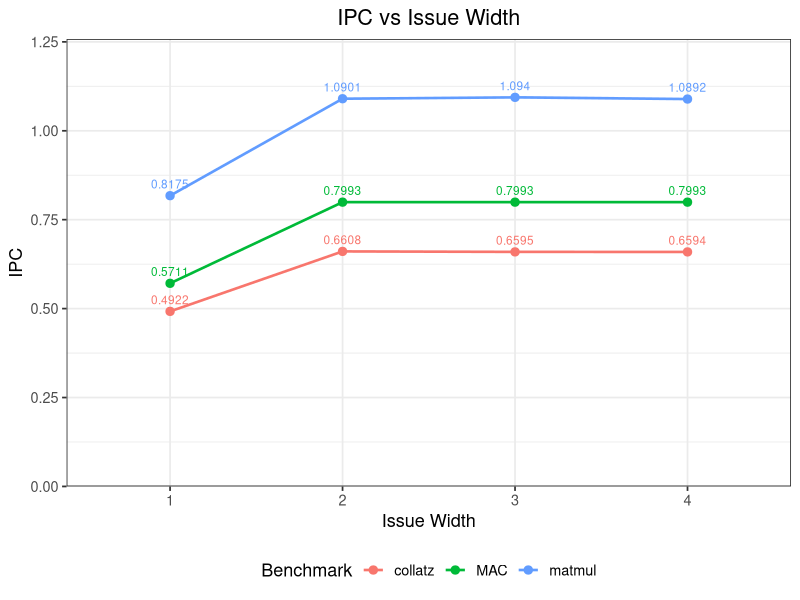
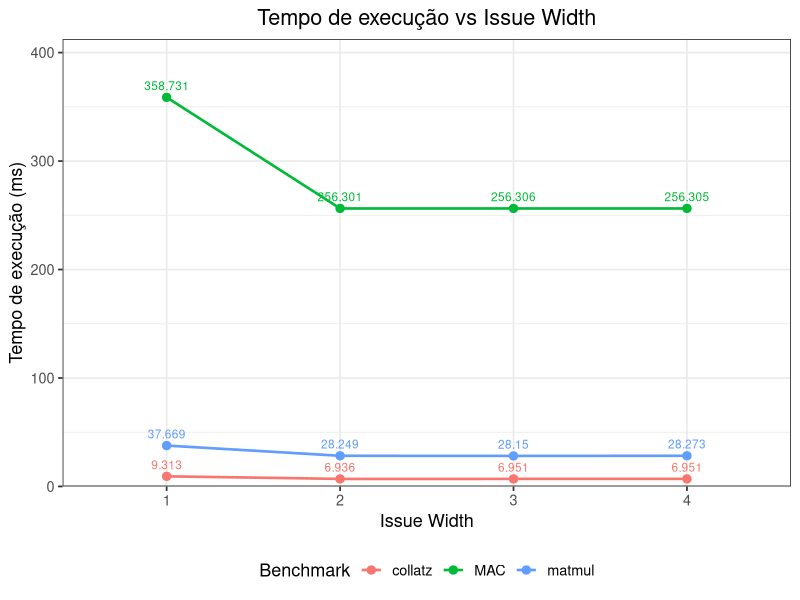
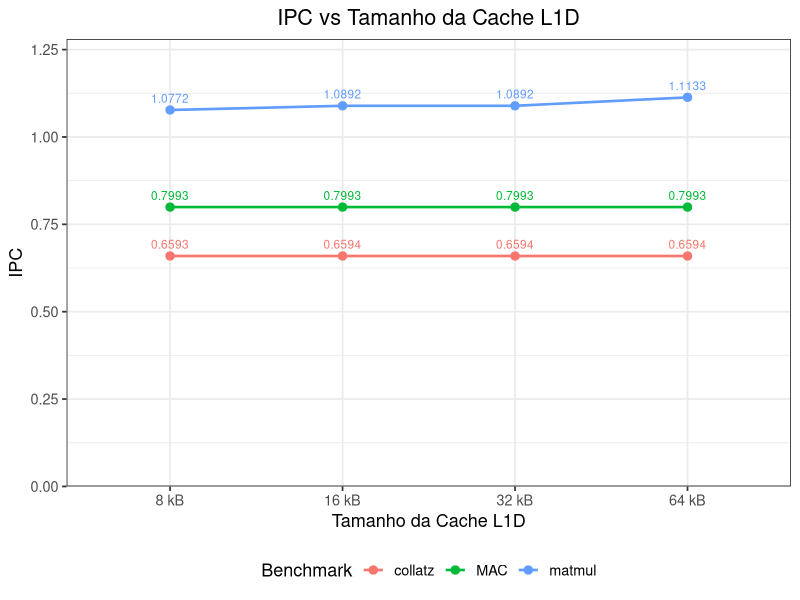
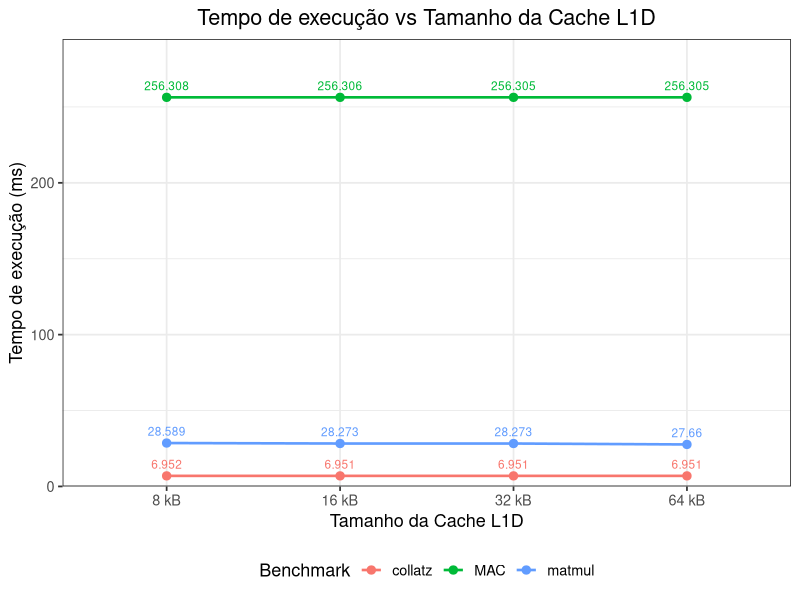
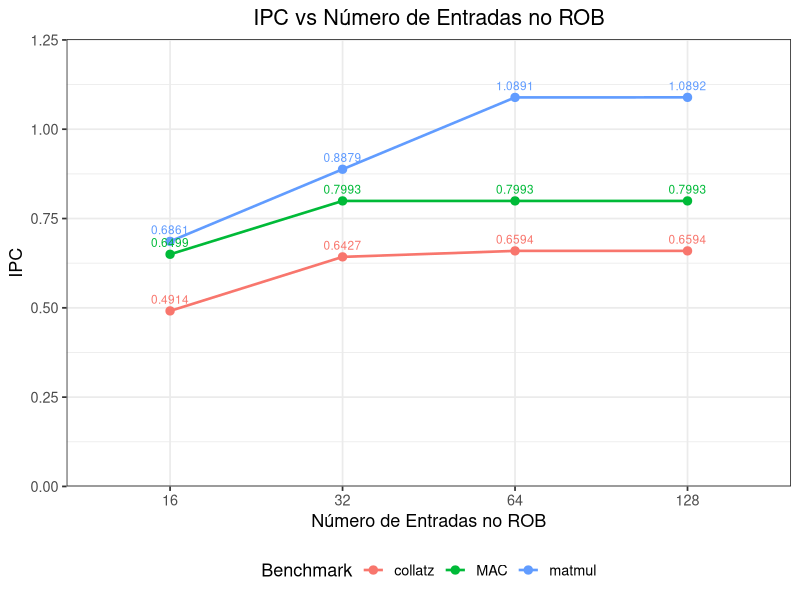
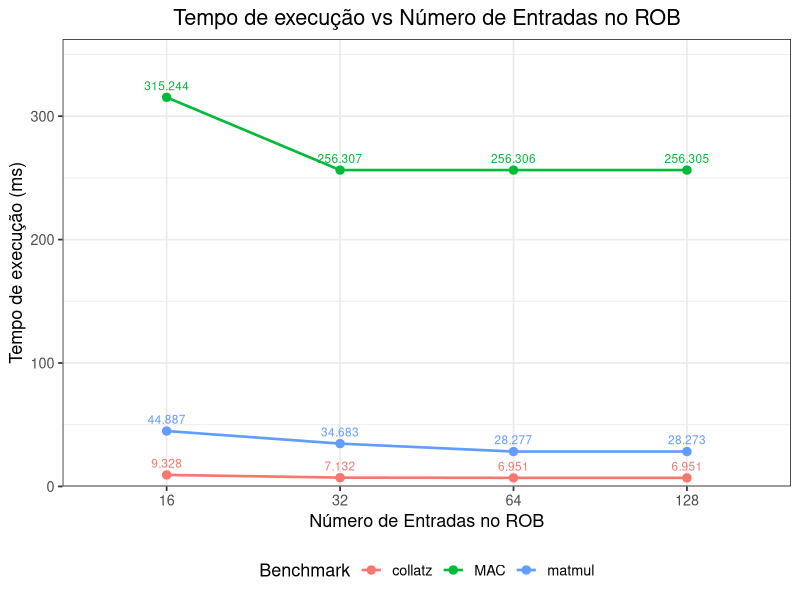
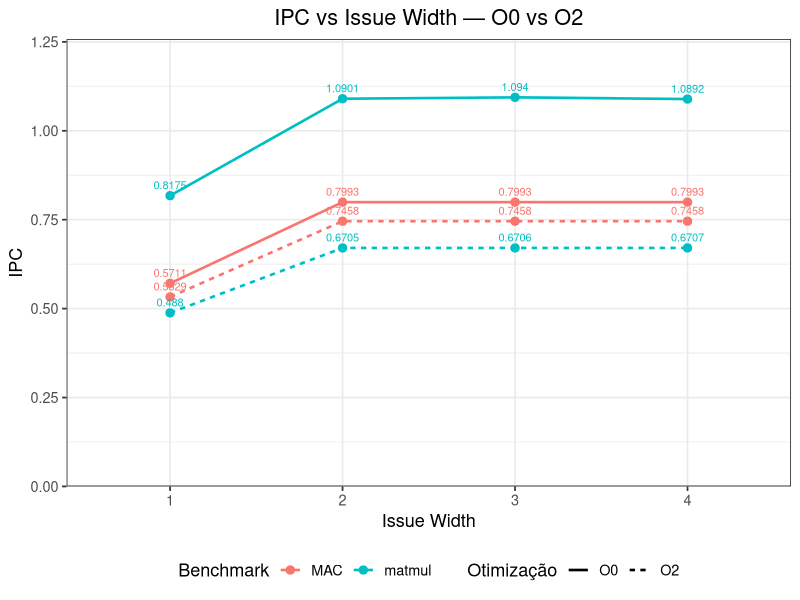
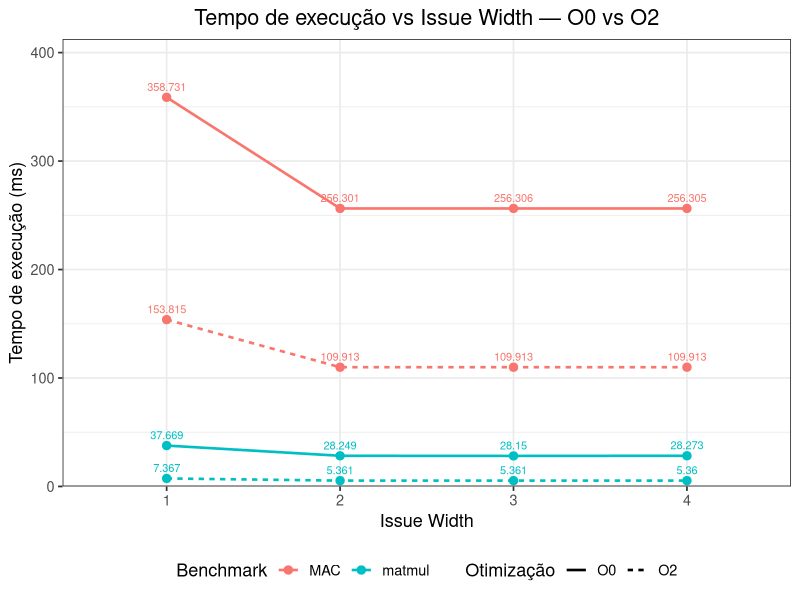

Source code (R) for these figures, in order:
library(ggplot2)

benchmarks <- c("matmul", "collatz", "MAC")

# ── issuewidth data (variants: 1, 2, 3, 4=fixed) ──────────────────────────────
iw <- data.frame(
  issuewidth = c(1, 2, 3, 4,   1, 2, 3, 4,   1, 2, 3, 4),
  benchmark  = rep(benchmarks, each = 4),
  ipc        = c(0.817522, 1.090134, 1.093983, 1.089217,
                 0.492200, 0.660826, 0.659464, 0.659403,
                 0.571096, 0.799332, 0.799315, 0.799321),
  sim_sec    = c(0.037669, 0.028249, 0.028150, 0.028273,
                 0.009313, 0.006936, 0.006951, 0.006951,
                 0.358731, 0.256301, 0.256306, 0.256305)
)
iw$sim_sec    <- iw$sim_sec * 1000
iw$issuewidth <- factor(iw$issuewidth)

# ── L1D cache size data (8kB, 16kB, 32kB=fixed, 64kB) ────────────────────────
l1d <- data.frame(
  l1d_kB    = c(8, 16, 32, 64,   8, 16, 32, 64,   8, 16, 32, 64),
  benchmark = rep(benchmarks, each = 4),
  ipc       = c(1.077156, 1.089191, 1.089217, 1.113339,
                0.659341, 0.659392, 0.659403, 0.659403,
                0.799312, 0.799316, 0.799321, 0.799321),
  sim_sec   = c(0.028589, 0.028273, 0.028273, 0.027660,
                0.006952, 0.006951, 0.006951, 0.006951,
                0.256308, 0.256306, 0.256305, 0.256305)
)
l1d$sim_sec <- l1d$sim_sec * 1000
l1d$l1d_kB <- factor(l1d$l1d_kB, levels = c(8, 16, 32, 64),
                     labels = c("8 kB", "16 kB", "32 kB", "64 kB"))

# ── numROB data (16, 32, 64, 128=fixed) ───────────────────────────────────────
rob <- data.frame(
  numROB    = c(16, 32, 64, 128,   16, 32, 64, 128,   16, 32, 64, 128),
  benchmark = rep(benchmarks, each = 4),
  ipc       = c(0.686061, 0.887915, 1.089063, 1.089217,
                0.491367, 0.642670, 0.659406, 0.659403,
                0.649877, 0.799313, 0.799317, 0.799321),
  sim_sec   = c(0.044887, 0.034683, 0.028277, 0.028273,
                0.009328, 0.007132, 0.006951, 0.006951,
                0.315244, 0.256307, 0.256306, 0.256305)
)
rob$sim_sec <- rob$sim_sec * 1000
rob$numROB  <- factor(rob$numROB)

# ── helper ─────────────────────────────────────────────────────────────────────
make_plot <- function(df, x_col, y_col, x_lab, y_lab, title) {
  ggplot(df, aes_string(x = x_col, y = y_col,
                        color = "benchmark", group = "benchmark")) +
    geom_line(linewidth = 0.9) +
    geom_point(size = 2.5) +
    geom_text(aes_string(label = sprintf("round(%s, 4)", y_col)),
              vjust = -0.8, size = 3, show.legend = FALSE) +
    labs(title = title, x = x_lab, y = y_lab, color = "Benchmark") +
    expand_limits(y = 0) +
    scale_y_continuous(expand = expansion(mult = c(0, 0.15))) +
    theme_bw(base_size = 13) +
    theme(legend.position = "bottom",
          plot.title = element_text(hjust = 0.5))
}

# ── 6 plots ────────────────────────────────────────────────────────────────────
p1 <- make_plot(iw,  "issuewidth", "ipc",
                "Issue Width", "IPC",
                "IPC vs Issue Width")

p2 <- make_plot(iw,  "issuewidth", "sim_sec",
                "Issue Width", "Tempo de execução (ms)",
                "Tempo de execução vs Issue Width")

p3 <- make_plot(l1d, "l1d_kB", "ipc",
                "Tamanho da Cache L1D", "IPC",
                "IPC vs Tamanho da Cache L1D")

p4 <- make_plot(l1d, "l1d_kB", "sim_sec",
                "Tamanho da Cache L1D", "Tempo de execução (ms)",
                "Tempo de execução vs Tamanho da Cache L1D")

p5 <- make_plot(rob, "numROB", "ipc",
                "Número de Entradas no ROB", "IPC",
                "IPC vs Número de Entradas no ROB")

p6 <- make_plot(rob, "numROB", "sim_sec",
                "Número de Entradas no ROB", "Tempo de execução (ms)",
                "Tempo de execução vs Número de Entradas no ROB")

# ── save ───────────────────────────────────────────────────────────────────────
ggsave("plot1_issuewidth_ipc.png",  p1, width = 7, height = 4.5, dpi = 150)
ggsave("plot2_issuewidth_time.png", p2, width = 7, height = 4.5, dpi = 150)
ggsave("plot3_l1d_ipc.png",         p3, width = 7, height = 4.5, dpi = 150)
ggsave("plot4_l1d_time.png",        p4, width = 7, height = 4.5, dpi = 150)
ggsave("plot5_rob_ipc.png",         p5, width = 7, height = 4.5, dpi = 150)
ggsave("plot6_rob_time.png",        p6, width = 7, height = 4.5, dpi = 150)

cat("Gráficos salvos:\n")
cat("  plot1_issuewidth_ipc.png\n")
cat("  plot2_issuewidth_time.png\n")
cat("  plot3_l1d_ipc.png\n")
cat("  plot4_l1d_time.png\n")
cat("  plot5_rob_ipc.png\n")
cat("  plot6_rob_time.png\n")

# ── O0 vs O2 comparison (matmul e MAC apenas — collatz_O2 sem dados) ───────────
benchmarks_o2 <- c("matmul", "MAC")

iw_cmp <- data.frame(
  issuewidth = rep(c(1, 2, 3, 4), 4),
  benchmark  = rep(rep(benchmarks_o2, each = 4), 2),
  opt        = rep(c("O0", "O2"), each = 8),
  ipc = c(
    # O0
    0.817522, 1.090134, 1.093983, 1.089217,
    0.571096, 0.799332, 0.799315, 0.799321,
    # O2
    0.488004, 0.670545, 0.670621, 0.670664,
    0.532907, 0.745769, 0.745769, 0.745769
  ),
  sim_sec = c(
    # O0
    0.037669, 0.028249, 0.028150, 0.028273,
    0.358731, 0.256301, 0.256306, 0.256305,
    # O2
    0.007367, 0.005361, 0.005361, 0.005360,
    0.153815, 0.109913, 0.109913, 0.109913
  )
)
iw_cmp$sim_sec    <- iw_cmp$sim_sec * 1000
iw_cmp$issuewidth <- factor(iw_cmp$issuewidth)
iw_cmp$group      <- paste(iw_cmp$benchmark, iw_cmp$opt)

l1d_cmp <- data.frame(
  l1d_kB   = rep(c(8, 16, 32, 64), 4),
  benchmark = rep(rep(benchmarks_o2, each = 4), 2),
  opt       = rep(c("O0", "O2"), each = 8),
  ipc = c(
    # O0
    1.077156, 1.089191, 1.089217, 1.113339,
    0.799312, 0.799316, 0.799321, 0.799321,
    # O2
    0.670389, 0.670636, 0.670664, 0.670703,
    0.730550, 0.745758, 0.745769, 0.745769
  ),
  sim_sec = c(
    # O0
    0.028589, 0.028273, 0.028273, 0.027660,
    0.256308, 0.256306, 0.256305, 0.256305,
    # O2
    0.005362, 0.005361, 0.005360, 0.005360,
    0.112202, 0.109914, 0.109913, 0.109913
  )
)
l1d_cmp$sim_sec <- l1d_cmp$sim_sec * 1000
l1d_cmp$l1d_kB <- factor(l1d_cmp$l1d_kB, levels = c(8, 16, 32, 64),
                          labels = c("8 kB", "16 kB", "32 kB", "64 kB"))
l1d_cmp$group  <- paste(l1d_cmp$benchmark, l1d_cmp$opt)

rob_cmp <- data.frame(
  numROB    = rep(c(16, 32, 64, 128), 4),
  benchmark = rep(rep(benchmarks_o2, each = 4), 2),
  opt       = rep(c("O0", "O2"), each = 8),
  ipc = c(
    # O0
    0.686061, 0.887915, 1.089063, 1.089217,
    0.649877, 0.799313, 0.799317, 0.799321,
    # O2
    0.461358, 0.606062, 0.670616, 0.670664,
    0.549327, 0.745758, 0.745763, 0.745769
  ),
  sim_sec = c(
    # O0
    0.044887, 0.034683, 0.028277, 0.028273,
    0.315244, 0.256307, 0.256306, 0.256305,
    # O2
    0.007792, 0.005932, 0.005361, 0.005360,
    0.149218, 0.109914, 0.109913, 0.109913
  )
)
rob_cmp$sim_sec <- rob_cmp$sim_sec * 1000
rob_cmp$numROB  <- factor(rob_cmp$numROB)
rob_cmp$group   <- paste(rob_cmp$benchmark, rob_cmp$opt)

make_cmp_plot <- function(df, x_col, y_col, x_lab, y_lab, title) {
  ggplot(df, aes_string(x = x_col, y = y_col,
                        color = "benchmark", linetype = "opt",
                        group = "group")) +
    geom_line(linewidth = 0.9) +
    geom_point(size = 2.5) +
    geom_text(aes_string(label = sprintf("round(%s, 4)", y_col)),
              vjust = -0.8, size = 2.8, show.legend = FALSE) +
    labs(title = title, x = x_lab, y = y_lab,
         color = "Benchmark", linetype = "Otimização") +
    expand_limits(y = 0) +
    scale_y_continuous(expand = expansion(mult = c(0, 0.15))) +
    theme_bw(base_size = 13) +
    theme(legend.position = "bottom",
          plot.title = element_text(hjust = 0.5))
}

pc1 <- make_cmp_plot(iw_cmp,  "issuewidth", "ipc",
                     "Issue Width", "IPC",
                     "IPC vs Issue Width — O0 vs O2")
pc2 <- make_cmp_plot(iw_cmp,  "issuewidth", "sim_sec",
                     "Issue Width", "Tempo de execução (ms)",
                     "Tempo de execução vs Issue Width — O0 vs O2")
pc3 <- make_cmp_plot(l1d_cmp, "l1d_kB", "ipc",
                     "Tamanho da Cache L1D", "IPC",
                     "IPC vs Cache L1D — O0 vs O2")
pc4 <- make_cmp_plot(l1d_cmp, "l1d_kB", "sim_sec",
                     "Tamanho da Cache L1D", "Tempo de execução (ms)",
                     "Tempo de execução vs Cache L1D — O0 vs O2")
pc5 <- make_cmp_plot(rob_cmp, "numROB", "ipc",
                     "Número de Entradas no ROB", "IPC",
                     "IPC vs ROB — O0 vs O2")
pc6 <- make_cmp_plot(rob_cmp, "numROB", "sim_sec",
                     "Número de Entradas no ROB", "Tempo de execução (ms)",
                     "Tempo de execução vs ROB — O0 vs O2")

ggsave("cmp1_issuewidth_ipc.png",  pc1, width = 7, height = 4.5, dpi = 150)
ggsave("cmp2_issuewidth_time.png", pc2, width = 7, height = 4.5, dpi = 150)
ggsave("cmp3_l1d_ipc.png",         pc3, width = 7, height = 4.5, dpi = 150)
ggsave("cmp4_l1d_time.png",        pc4, width = 7, height = 4.5, dpi = 150)
ggsave("cmp5_rob_ipc.png",         pc5, width = 7, height = 4.5, dpi = 150)
ggsave("cmp6_rob_time.png",        pc6, width = 7, height = 4.5, dpi = 150)

cat("  cmp1_issuewidth_ipc.png\n")
cat("  cmp2_issuewidth_time.png\n")
cat("  cmp3_l1d_ipc.png\n")
cat("  cmp4_l1d_time.png\n")
cat("  cmp5_rob_ipc.png\n")
cat("  cmp6_rob_time.png\n")
